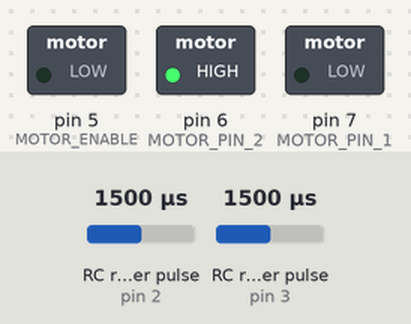
The sketch below on a simulated Arduino Uno, built with avr-gcc and run on an emulated ATmega328P. On the bench: switched loads named in the sketch (green lamp = pin HIGH). Wiring (inferred from the names in the program): 2 × RC receiver channel: data pin 2 / data pin 3. Inputs (shaded band) come from the test bench; at power-on: RC receiver pulse (sensors on pin 2, pin 3) 1500 µs. What the sketch prints to the serial monitor is not drawn.

Above: at 1.2 s.
1.3 s: RC receiver pulse (sensor on pin 2) set to 1020 µs
At 1.65 s:
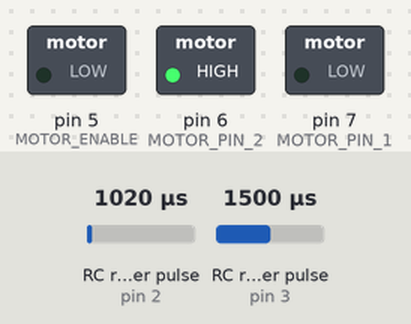
4.3 s: RC receiver pulse (sensor on pin 3) set to 1020 µs
At 4.66 s:
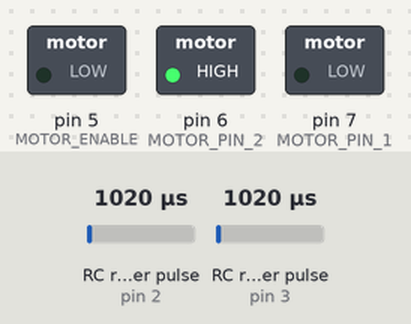
7.3 s: RC receiver pulse (sensor on pin 2) set to 1250 µs
At 7.66 s:
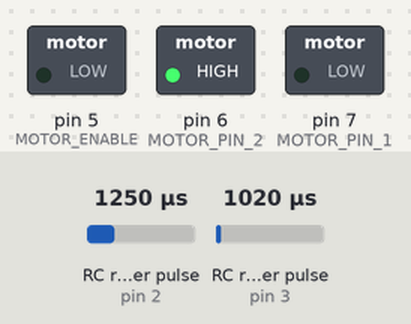
10.3 s: RC receiver pulse (sensor on pin 3) set to 1250 µs
Timing chart, 0 to 12.5 s (numbered marks = the images above; inputs shaded):
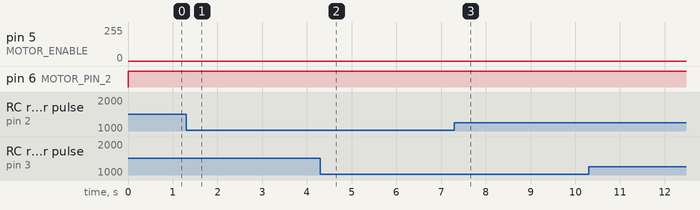

Measured:
- after the input at 1.3 s, pin 5 (MOTOR_ENABLE): stays 0/255 (without the input it goes to 140/255 after 1.9 s)
- after the input at 4.3 s, pin 5 (MOTOR_ENABLE): stays 0/255 (without the input it goes to 229/255 after 1.9 s)
- after the input at 7.3 s, pin 5 (MOTOR_ENABLE): stays 0/255 (without the input it goes to 147/255 after 1.9 s)

The sketch:

respostaEmFrequenciaTempoReal.ino
```cpp
//#define PWM_PIN 9  // Define o pino PWM a ser usado
#define PWM_FREQ 7.5 // Frequência em Hertz
#define AMPLITUDE 127  // Amplitude máxima do sinal PWM (0 a 255)
#define MOTOR_PIN_1 7 // Pino do motor (IN1)
#define MOTOR_PIN_2 6 // Pino do motor (IN2)
#define MOTOR_ENABLE 5 // Pino do enable da ponte H
#define chA 3 // Pino canal A do encoder
#define chB 2 // Pino canal B do encoder

volatile int chA_antigo = 0;
volatile int chB_antigo = 0;
volatile int contador_passos_motor = 0;
volatile float valor_pwm = 0;
volatile unsigned long tempo_atual = 0;
volatile unsigned long tempo_anterior = 0;
volatile double arg_senoide;
double radianos;
double inv_micro = 1/1000000.0;

void setup() {
  TCCR1B = (TCCR1B & 0xF8) | 0x01; // Configura a frequência PWM para 31.37kHz
  // Configuração dos pinos
  pinMode(MOTOR_PIN_1, OUTPUT);
  pinMode(MOTOR_PIN_2, OUTPUT);
  pinMode(MOTOR_ENABLE, OUTPUT);
  pinMode(chA, INPUT);
  pinMode(chB, INPUT);
  attachInterrupt(digitalPinToInterrupt(chA), leituraEncoder, CHANGE);
  attachInterrupt(digitalPinToInterrupt(chB), leituraEncoder, CHANGE);

  // Configuração da frequência de transmissão serial
  Serial.begin(115200);
}

void loop() {
  if (tempo_atual <= 30*1000000) {
    tempo_atual = micros();

    // Argumento da função seno que gera a senoide no instante atual
    arg_senoide = TWO_PI * PWM_FREQ /*Hz*/ * double(tempo_atual)*inv_micro;

    // Valor do duty cycle do PWM calculado utiliando senoide
    valor_pwm = ((127/2)*sin(arg_senoide)) + 1.5*127;

    // Escrevendo o valor do duty cycle do PWM no pino
    controlaMotor(0,1,valor_pwm);

    // Imprimindo na saída serial os dados de quantidades de passos do eixo do motor, intervalo de tempo referente a esses passos e o valor
    // do duty cycle do PWM no instante atual
    Serial.println(String(contador_passos_motor) + ", " + String((tempo_atual - tempo_anterior)) + ", "+ String(valor_pwm));

    contador_passos_motor = 0; // Reinicia o contador de passos do eixo do motor
    tempo_anterior = tempo_atual; // Define a variável de controle para cálculo de variação de tempo tempo_anterior como o tempo atual
  }
  else{ // Desliga o motor e para de enviar dados
    controlaMotor(0,0,0);
    Serial.end();
  }
}

void controlaMotor (bool in1, bool in2, float pwm){
  if (in1 == 1 && in2 == 0){
    digitalWrite(MOTOR_PIN_1, HIGH);
    digitalWrite(MOTOR_PIN_2, LOW);
  }
  else if (in1 == 0 && in2 == 1){
    digitalWrite(MOTOR_PIN_1, LOW);
    digitalWrite(MOTOR_PIN_2, HIGH);
  }
  else if (in1 == 0 && in2 == 0){
    digitalWrite(MOTOR_PIN_1, LOW);
    digitalWrite(MOTOR_PIN_2, LOW);
  }
  else if (in1 == 1 && in2 == 1){
    digitalWrite(MOTOR_PIN_1, HIGH);
    digitalWrite(MOTOR_PIN_2, LOW);
  }
  analogWrite(MOTOR_ENABLE, pwm);
}


void leituraEncoder() {
  int chA_atual = digitalRead(chA);
  int chB_atual = digitalRead(chB);

  if (chA_antigo == 0 && chB_antigo == 0) {
    if(chA_atual == 1 && chB_atual == 1) contador_passos_motor = contador_passos_motor + 2;
    else if(chA_atual == 1 && chB_atual == 0) contador_passos_motor--;
    else if(chA_atual == 0 && chB_atual == 1) contador_passos_motor++;
  }
  else if (chA_antigo == 0 && chB_antigo == 1) {
    if(chA_atual == 1 && chB_atual == 1) contador_passos_motor ++;
    else if(chA_atual == 1 && chB_atual == 0) contador_passos_motor = contador_passos_motor - 2;
    else if(chA_atual == 0 && chB_atual == 1) contador_passos_motor = contador_passos_motor;
    else contador_passos_motor--;
  }
  else if (chA_antigo == 1 && chB_antigo == 0) {
    if(chA_atual == 1 && chB_atual == 1) contador_passos_motor--;
    else if(chA_atual == 1 && chB_atual == 0) contador_passos_motor = contador_passos_motor;
    else if(chA_atual == 0 && chB_atual == 1) contador_passos_motor = contador_passos_motor - 2;
    else contador_passos_motor ++;
  }
  else if (chA_antigo = 1 && chB_antigo == 1) {
    if(chA_atual == 1 && chB_atual == 1) contador_passos_motor = contador_passos_motor;
    else if(chA_atual == 1 && chB_atual == 0) contador_passos_motor++;
    else if(chA_atual == 0 && chB_atual == 1) contador_passos_motor--;
    else contador_passos_motor = contador_passos_motor + 2;
  }

  chA_antigo = chA_atual;
  chB_antigo = chB_atual;

}
```
